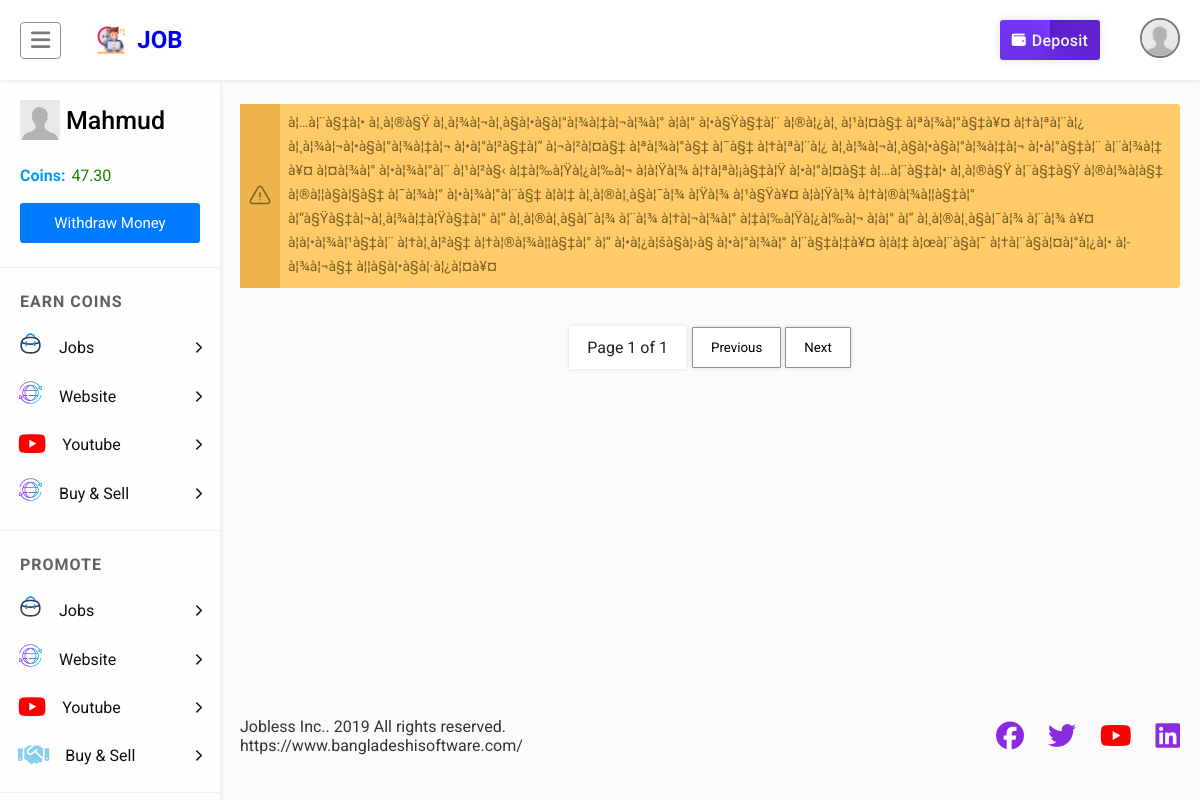
/youtube-subscribe?page=1 (signed in), run on the app's committed database.
### tables this page shows
CREATE TABLE `users` (
  `id` int(11) UNSIGNED NOT NULL,
  `mobile` varchar(55) NOT NULL,
  `fullname` varchar(25) NOT NULL,
  `email` varchar(255) NOT NULL,
  `password` varchar(128) NOT NULL,
  `coins` decimal(10,2) NOT NULL DEFAULT 0.00,
  `image` varchar(999) NOT NULL,
  `totalarn` decimal(10,2) NOT NULL,
  `admin` smallint(3) UNSIGNED NOT NULL DEFAULT 0,
  `country` varchar(255) NOT NULL,
  `address` varchar(999) NOT NULL,
  `city` varchar(500) NOT NULL,
  `zipcod` varchar(50) NOT NULL,
  `datebirth` varchar(55) NOT NULL,
  `facebook` text NOT NULL,
  `twiter` varchar(999) NOT NULL,
  `reg_time` int(11) UNSIGNED NOT NULL DEFAULT 0,
  `last_activity` int(11) UNSIGNED NOT NULL DEFAULT 0,
  `ref` int(11) UNSIGNED NOT NULL DEFAULT 0,
  `reg_ip` varchar(64) NOT NULL DEFAULT '0',
  `log_ip` varchar(64) NOT NULL,
  `activate` varchar(32) NOT NULL DEFAULT '0',
  `disabled` smallint(1) UNSIGNED NOT NULL DEFAULT 0
);

CREATE TABLE `notice` (
  `id` int(11) NOT NULL,
  `name` varchar(255) NOT NULL,
  `notice` varchar(999) NOT NULL
);

### system/include/int.php (called while the page is built, shortened)
<?php
	if(isset($_SESSION['User_Id'])){
		$is_online = true;
	}
?>

### system/include/libs/database/MySQLi.php (called while the page is built, shortened)
<?php
class MySQLConnection {
	private $sqlHost;
	private $sqlUser;
	private $sqlPassword;
	private $sqlDatabase;
	private $MySQLi = FALSE;
	public function __construct($sqlHost, $sqlUser, $sqlPassword, $sqlDatabase = FALSE) {
		$this->sqlHost = $sqlHost;
		$this->sqlUser = $sqlUser;
		$this->sqlPassword = $sqlPassword;
		$this->sqlDatabase = $sqlDatabase;
	}
	public function Connect() {
		$this->MySQLi = new mysqli($this->sqlHost, $this->sqlUser, $this->sqlPassword, $this->sqlDatabase);
		return $this->MySQLi;
	}
	public function Query($query, $unbuffered = false, $show_error = false) {
		$start = microtime(true);
		$query = $this->MySQLi->query($query, ($unbuffered ? MYSQLI_USE_RESULT : MYSQLI_STORE_RESULT));
		return $query;
	}
	public function FetchArray($result) {
		$result = $result->fetch_array();
		return $result;
	}
	public function QueryFetchArray($result)
	{
		$result = $this->Query($result, true);
		$result = $this->FetchArray($result);
		return $result;
	}
	public function QueryFetchArrayAll($result) {
		$result = $this->Query($result, true);
		$retval = array();
		while($row = $this->FetchArray($result)) {
			$retval[] = $row;
		}
		return $retval;
	}
}
?>

### system/functions.php (called while the page is built, shortened)
<?php
require_once"include/int.php";
function _getData($db,$queary){
    $data=$db->QueryFetchArray($queary);
    return  $data==null?0:$data;
}
function _getAllData($db,$queary){
    $data=$db->QueryFetchArrayAll($queary);
    return $data==null? 0:$data;
}
?>

### youtube-subscribe.php (the view, shortened to what this page needs)
<?php
	require_once"common/sidebar.php";
    if(isset($_GET['page'])&&is_numeric($_GET['page'])){
        $start=$_GET['page'];
    }else{
        $start=0;
    }
?>
<div class="content">
    <div class="container">
     <div class="notify_wrapper">
            <div class="notify_icon">
            </div>
            <div class="notify_text">
                <small><?php
               $d=_getData($db,"SELECT * FROM `notice` WHERE name='subs'");
               echo $d['notice'];
                ?></small>
            </div>
            </div
    <br/><br/>
        <?php
                        $uid=$data['id'];
                         ?>
        <br />
         <div class="paginations">
                <?php
                $Jb=_getAllData($db,"SELECT*  FROM youtube_subscribe WHERE user_id='$uid'");
                 $totalPage=ceil(count($Jb)/10);
                ?>
                <div class="badge">Page <?php echo  $start  ?> of <?php echo  $totalPage ?></div>
                <span class="paginaton-appender">
                    <a href="?page=<?php if($start>0){ echo $start-1; }else{echo 0; } ?>">
                        <button>Previous</button></a>
                    <a href="?page=<?php if($start<=$totalPage-1){ echo $start+1; }else{echo $totalPage-1; } ?>">
                        <button>Next</button></a>
                </span>
        </div>
        <br />
        <br />
    </div>
    <?php include"common/footer.php"; ?>

### common/sidebar.php (shortened to what this page needs)
<?php
	require_once"header.php";
?>
<main class="content_wrapper">
    <div class="sidebar_nav transparent_scrollbar">
        <div class="sidebar_nav_container">
            <ul class="sidebar_user_info">
                <div class="user_info_wrapper">
                    <img src="<?php
                    $d= $data['image'];
                    if(empty($d)){
                        echo "assets/images/anonymouse.jpg";
                    }else{
                        echo $d;
                    } ?>" alt="" />
                    <div class="user_details">
                        <h6 class="username">
                            <?php if($is_online){echo $data['fullname'];}else{ echo ' <span class="login_btn show_fsp" data-ref="login">Please Login</span>'; }?>
                        </h6>
                    </div>
                </div>
                <div class="coins">
                    <b>Coins:</b>
                    <span><?php echo $data['coins']?></span>
                </div>
                <div class="button">
                    <?php if($is_online){ ?>
                    <a href="withdraw">Withdraw Money</a>
                    <?php }else{ ?>
                    <a href="#">Withdraw Money</a>
                    <?php }?>
                </div>
            </ul>
            <ul>
                <h6 class="sidebar_nav_title">Earn Coins</h6>
                <li class="dropdown">
                    <a href="#" class="dropdown_toggler">
                        <span class="icon" style="color: #1da1f2">
                            <img src="assets/icons/work.svg" alt="" /> </span><span>Jobs</span>
                        <span class="chevron_right">
                            <i class="fa fa-chevron-right"></i>
                        </span>
                    </a>
                </li>
                <li class="dropdown">
                    <a href="#" class="dropdown_toggler">
                        <span class="icon" style="color: #1da1f2">
                            <img src="assets/icons/website.svg" alt="" />
                        </span>
                        <span>Website</span>
                        <span class="chevron_right">
                            <i class="fa fa-chevron-right"></i>
                        </span>
                    </a>
                </li>
                <li class="dropdown">
                    <a href="#" class="dropdown_toggler">
                        <span class="icon" style="color: red">
                            <i class="fab fa-youtube"></i>
                        </span>
                        <span>Youtube</span>
                        <span class="chevron_right">
                            <i class="fa fa-chevron-right"></i>
                        </span>
                    </a>
                </li>
                <li class="dropdown">
                    <a href="#" class="dropdown_toggler">
                        <span class="icon" style="color: #1da1f2">
                            <img src="assets/icons/website.svg" alt="" />
                        </span>
                        <span>Buy & Sell</span>
                        <span class="chevron_right">
                            <i class="fa fa-chevron-right"></i>
                        </span>
                    </a>
                </li>
            </ul>
            <ul>
                <h6 class="sidebar_nav_title">Promote</h6>
                <li class="dropdown">
                    <a href="#" class="dropdown_toggler">
                        <span class="icon" style="color: red">
                            <img src="assets/icons/work.svg" alt="" />
                        </span>
                        <span>Jobs</span>
                        <span class="chevron_right">
                            <i class="fa fa-chevron-right"></i>
                        </span>
                    </a>
                </li>
                <li class="dropdown">
                    <a href="#" class="dropdown_toggler">
                        <span class="icon" style="color: red">
                            <img src="assets/icons/website.svg" alt="" />
                        </span>
                        <span>Website</span>
                        <span class="chevron_right">
                            <i class="fa fa-chevron-right"></i>
                        </span>
                    </a>
                </li>
                <li class="dropdown">
                    <a href="#" class="dropdown_toggler">
                        <span class="icon" style="color: red">
                            <i class="fab fa-youtube"></i>
                        </span>
                        <span>Youtube</span>
                        <span class="chevron_right">
                            <i class="fa fa-chevron-right"></i>
                        </span>
                    </a>
                </li>
                <li class="dropdown">
                    <a href="#" class="dropdown_toggler">
                        <span class="icon" style="color: skyblue">
                            <i class="fa-solid fa-handshake"></i>
                        </span>
                        <span>Buy & Sell</span>
                        <span class="chevron_right">
                            <i class="fa fa-chevron-right"></i>
                        </span>
                    </a>
                </li>
            </ul>
            <ul>
            </ul>
        </div>
    </div>

### assets/css/style.css (style rules this page uses)
* { margin: 0px; padding: 0px; font-family: Roboto, Oswald, Merienda, "Segoe UI", Tahoma, Geneva, Verdana, sans-serif; }
body { background: #fcfafa; }
a { text-decoration: none; }
.container { width: calc(100% - 40px); margin: 0 auto; }
h6 { font-size: 20px; }
button { border: none; background: transparent; cursor: pointer; }
.paginations { display: flex; align-items: center; justify-content: center; gap: 6px; background: transparent; flex-wrap: wrap; }
.paginations .badge, .paginations button { padding: 12px 18px; background: #fff; box-shadow: 0px 0px 5px 0px #ddd; border-radius: 1px; }
.transparent_scrollbar { scrollbar-color: transparent transparent; scrollbar-width: thin; }
.sidebar_nav { transform: translateX(0%); height: calc(100vh - 80px); overflow-y: auto; scrollbar-width: thin; transition: all 0.25s; position: fixed; padding-right: 10px; z-index: 15; }
.sidebar_nav .sidebar_nav_container { min-width: 220px; background: #fefefe; width: 220px; min-height: 100%; box-shadow: 0px 5px 5px 0px #ddd; padding-bottom: 20px; position: relative; z-index: 15; }
.sidebar_nav .sidebar_nav_container ul { width: 100%; list-style: none; padding: 12px 0; border-bottom: 1px solid #f1f1f1; }
.sidebar_nav .sidebar_nav_container ul:nth-of-type(1) { padding-top: 0px !important; }
.sidebar_nav .sidebar_nav_container ul .sidebar_nav_title { font-size: 1rem; color: #606060; text-transform: uppercase; letter-spacing: 1px; padding: 12px 0; padding-left: 20px; }
.sidebar_nav .sidebar_nav_container ul li { width: 100%; }
.sidebar_nav .sidebar_nav_container ul li a { padding: 8px 18px; display: flex; align-items: center; gap: 0 16px; color: #0f0f0f; overflow: hidden; white-space: nowrap; text-overflow: ellipsis; line-height: 2rem; font-weight: 400; font-size: 16px; flex: 1; flex-basis: 0%; flex-basis: 0.000000001px; }
.sidebar_nav .sidebar_nav_container ul li a img { width: 25px; height: 25px; object-fit: cover; }
.sidebar_nav .sidebar_nav_container ul li a .icon { font-size: 25px; }
.sidebar_nav .sidebar_nav_container ul li a .chevron_right { margin-left: auto; font-size: 12px; }
.sidebar_nav .sidebar_nav_container ul li.dropdown { position: relative; }
.sidebar_nav .sidebar_nav_container .sidebar_user_info .user_info_wrapper { padding: 20px; display: flex; gap: 0 6px; align-items: center; }
.sidebar_nav .sidebar_nav_container .sidebar_user_info .user_info_wrapper img { width: 40px; height: 40px; object-fit: cover; object-position: cover; border-radius: 4%; overflow: hidden; }
.sidebar_nav .sidebar_nav_container .sidebar_user_info .user_info_wrapper .user_details .username { font-size: 25px; font-weight: 500; }
.sidebar_nav .sidebar_nav_container .sidebar_user_info .coins { display: flex; align-items: center; justify-content: flex-start; gap: 0 6px; padding: 6px 20px; }
.sidebar_nav .sidebar_nav_container .sidebar_user_info .coins span { color: #1c8200; letter-spacing: -0.1px; }
.sidebar_nav .sidebar_nav_container .sidebar_user_info .coins b { color: #0898ff; }
.sidebar_nav .sidebar_nav_container .sidebar_user_info .button { padding: 12px 20px; }
.sidebar_nav .sidebar_nav_container .sidebar_user_info .button a { width: 100%; display: flex; align-items: center; justify-content: center; height: 40px; font-size: 15px; color: #fff; background: #007bff; border-radius: 3px; }
.content_wrapper { display: flex; }
.content { padding-top: 24px; min-height: calc(100vh - 104px); overflow-y: auto; color: #222; display: flex; width: 100%; flex-direction: column; }
@media only screen and (min-width: 1023px) { .content { margin-left: auto; width: calc(100% - 220px); } }
:root { --primary-color: #ff3c78; --light-black: rgba(0, 0, 0, 0.89); --black: #000; --white: #fff; --grey: #aaa; }
* { box-sizing: border-box; }
*::before, *::after { box-sizing: border-box; }
.notify_wrapper { background: #ffcb69; color: #7a5f24; display: flex; justify-content: start; width: 100%; border-radius: 3px; }
.notify_icon { background: #ecb44b; padding: 8px; display: flex; align-items: center; justify-content: center; }
.notify_text { padding: 8px; display: flex; flex-direction: column; gap: 2px 0; }
.notify_text > small { font-size: 14px; }
.filter select, input, button { padding: 5px 10px; border: 1px solid #918f8f; border-radius: 4px; outline: none; }

### data on the page
users: fullname "Mahmud", coins "47.30"
notice: notice "à¦…à¦¨à§‡à¦• à¦¸à¦®à§Ÿ à¦¸à¦¾à¦¬à¦¸à§à¦•à§à¦°à¦¾à¦‡à¦¬à¦¾à¦° à¦à¦° à¦•à§Ÿà§‡à¦¨ à¦®à¦¿à¦¸ à¦¹à¦¤à§‡ à¦ªà¦¾à¦°à§‡à¥¤ à¦†à¦ªà¦¨à¦¿ à¦¸à¦¾à¦¬à¦•à§à¦°à¦¾à¦‡à¦¬ à¦•à¦°à¦²à§‡à¦“ à¦¬à¦²à¦¤à§‡ à¦ªà¦¾à¦°à§‡ à¦¯à§‡ à¦†à¦ªà¦¨à¦¿ à¦¸à¦¾à¦¬à¦¸à§à¦•à§à¦°à¦¾à¦‡à¦¬ à¦•à¦°à§‡à¦¨ à¦¨à¦¾à¦‡ à¥¤ à¦¤à¦¾à¦° à¦•à¦¾à¦°à¦¨ à¦¹à¦²à§‹ à¦‡à¦‰à¦Ÿà¦¿à¦‰à¦¬ à¦à¦Ÿà¦¾ à¦†à¦ªà¦¡à§‡à¦Ÿ à¦•à¦°à¦¤à§‡ à¦…à¦¨à§‡à¦• à¦¸à¦®à§Ÿ à¦¨à§‡à§Ÿ à¦®à¦¾à¦à§‡ à¦®à¦¦à§à¦§à§‡ à¦¯à¦¾à¦° à¦•à¦¾à¦°à¦¨à§‡ à¦à¦‡ à¦¸à¦®à¦¸à§à¦¯à¦¾ à¦Ÿà¦¾ à¦¹à§Ÿà¥¤ à¦à¦Ÿà¦¾ à¦†à¦®à¦¾à¦¦à§‡à¦° à¦“à§Ÿà§‡à¦¬à¦¸à¦¾à¦‡à¦Ÿà§‡à¦° à¦“ à¦¸à¦®à¦¸à§à¦¯à¦¾ à¦¨à¦¾ à¦†à¦¬à¦¾à¦° à¦‡à¦‰à¦Ÿà¦¿à¦‰à¦¬ à¦à¦° à¦“ à¦¸à¦®à¦¸à§à¦¯à¦¾ à¦¨à¦¾ à¥¤ à¦à¦•à¦¾à¦¹à§‡à¦¨ à¦†à¦¸à¦²à§‡…"

### other printed values
$config['site_name'] "JOB"
$start "1"
$totalPage "1"
$config['foder'] "Jobless Inc.. 2019 All rights reserved. https://www.bangladeshisoftware.com/"
